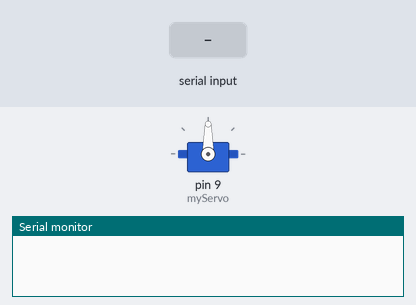
Simulated run of this sketch. Board: Arduino Uno, built with avr-gcc and run on an emulated ATmega328P. On the bench: servo, the last lines printed to the serial monitor. The test bench sets the inputs (shaded band).

Above: at 1.2 s.
1.3 s: "1" received over the second serial link
At 1.5 s:
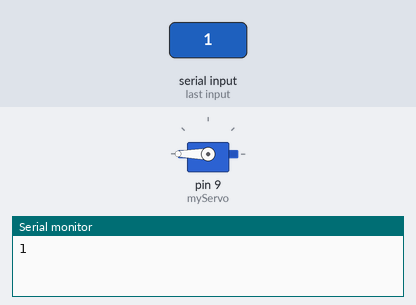
At 2.8 s:
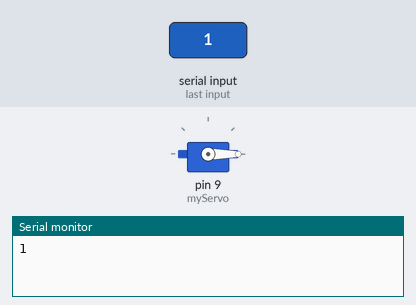
Timing chart, 0 to 4.3 s (numbered marks = the images above; inputs shaded):
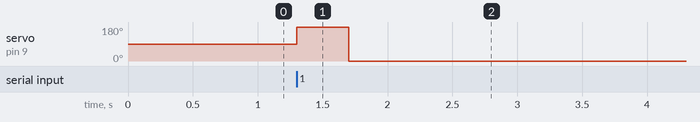

Measured:
- after the input at 1.3 s, servo on pin 9 (myServo): 90° → 180° at once, → 0° 0.40 s later

The sketch:

servo_slave.ino
```cpp
#include <SoftwareSerial.h>
#include <Servo.h>

SoftwareSerial BTSerial(10, 11); // (Rx, Tx)
Servo myServo;

void setup() {
  myServo.attach(9);
  Serial.begin(9600);

  BTSerial.begin(38400);
}
void loop() {
  if (BTSerial.available()) {
    char data = BTSerial.read();
    Serial.println(data);

    if (data == '1') {
      myServo.write(180);
      delay(400);
      myServo.write(0);
    }
    else if (data == '0') {
      myServo.write(90);
      delay(400);
      myServo.write(0);
    }
    // else if (data == '2') {
    //   myServo.write(30);
    //   delay(500);
    //   myServo.write(0);
    // }
    // else if (data == '3') {
    //   myServo.write(60);
    //   delay(500);
    //   myServo.write(0);
    // }
    // else if (data == '4') {
    //   myServo.write(180);
    //   delay(500);
    //   myServo.write(90);
    // }

    // delay(100);
  }
}
```
